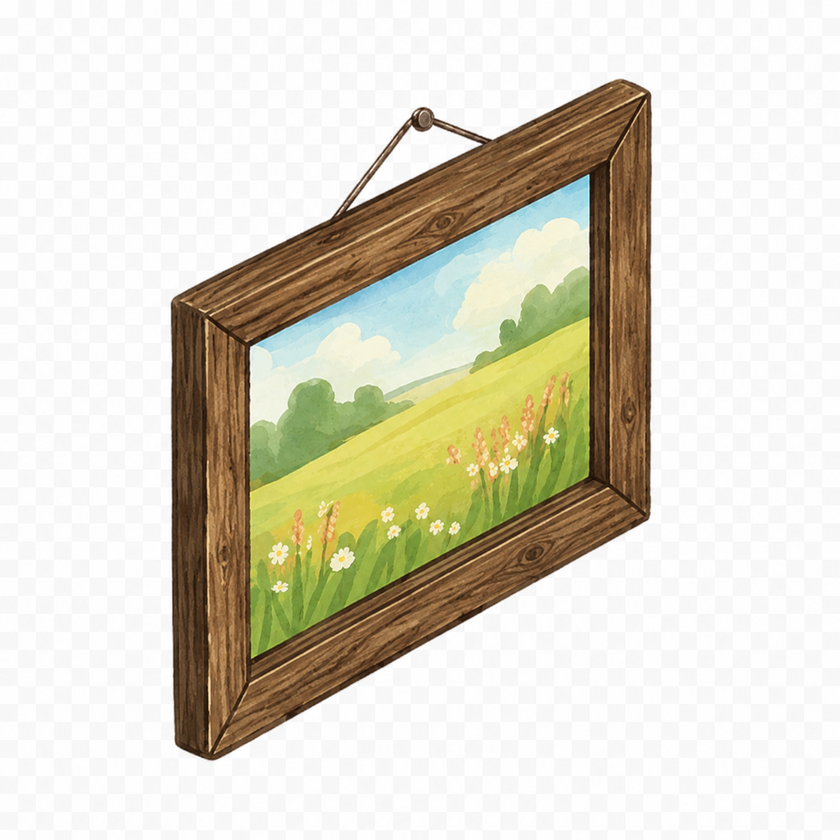
#> input picture assets/ChatGPT Image Jun 13, 2026, 01_02_06 PM (7).png, 840 x 840 px, shrunk from 1254 x 1254 before the run
$ python erode_edge.py '../../assets/ChatGPT Image Jun 13, 2026, 01_02_06 PM (7).png'
#> lines starting #> are read from the running program, lines starting #| are printed output that depends on the picture
#!/usr/bin/env python3
"""Erode a transparent sprite's alpha edge, in place — kills baked-in chroma fringe.

An upscaled or pre-keyed drop can carry an OPAQUE halo ring (art blended with the old
chroma background) that no distance keyer can clear without eating same-hue art (e.g.
#FF00FF fringe vs the palette's rare purple). The ring lives in the outermost pixels, so
a small alpha EROSION removes it colour-blind: shrink alpha by `radius` px (min filter),
then soften the new edge with a 1 px blur. Colours are untouched; only alpha changes.

  python3 games/tools/erode_edge.py <png> [png ...] [--radius 2]

Deterministic: same input + radius -> same output. Part of the intake toolset
(docs/design/art-style-guide.md §8); run --import / make import after.
"""
import argparse
import sys

from PIL import Image, ImageFilter


def erode_edge(path: str, radius: int) -> None:
#> called with radius = 2
    im = Image.open(path).convert("RGBA")
    r, g, b, a = im.split()
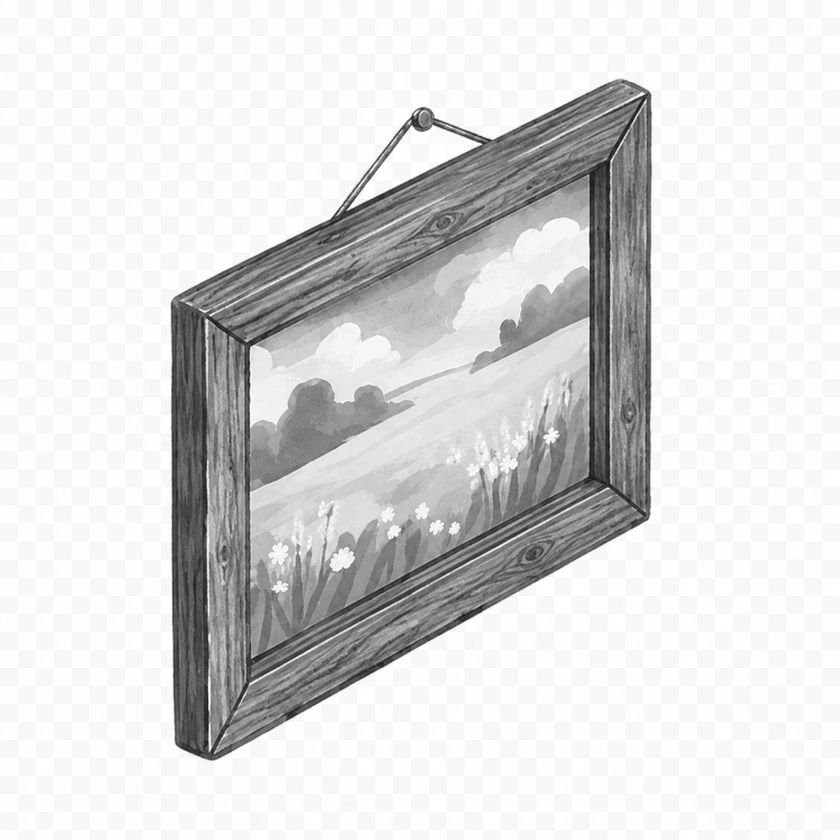
#> r: PIL image 840x840 L; min 18, max 255, mean 218.4
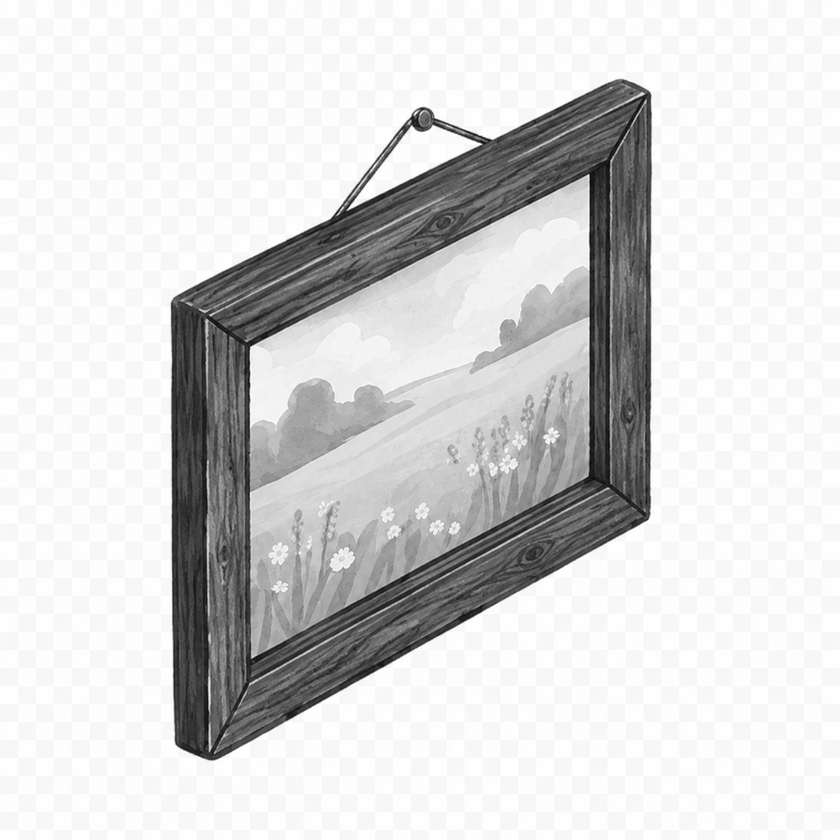
#> g: PIL image 840x840 L; min 9, max 255, mean 214.2
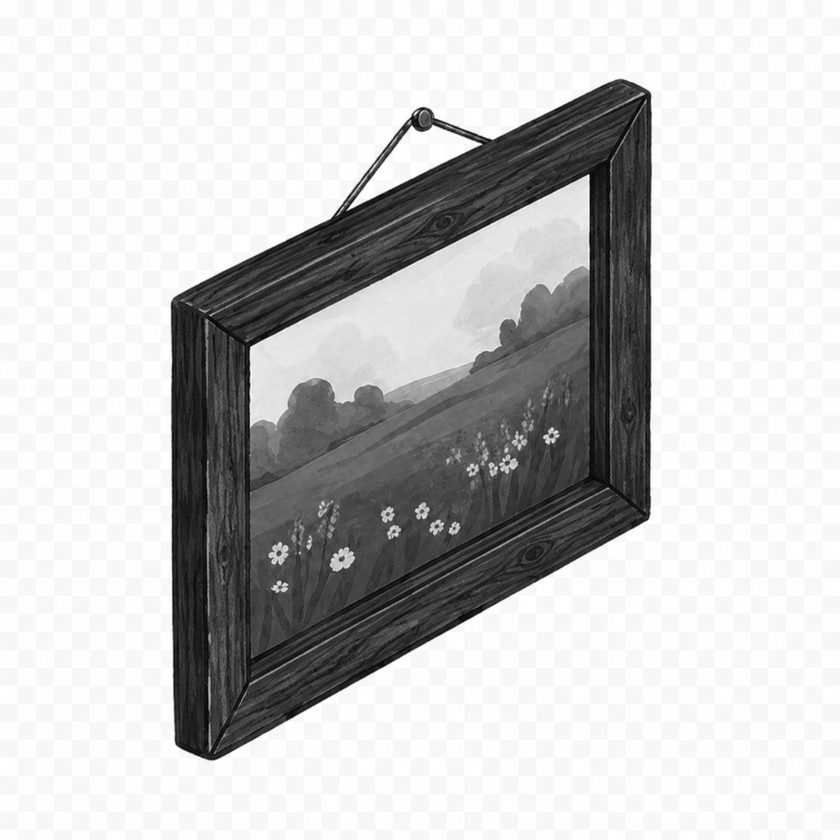
#> b: PIL image 840x840 L; min 1, max 255, mean 198.6
#> a: PIL image 840x840 L; every value is 255
    # MinFilter kernel size must be odd: 2*radius+1 erodes by `radius` px
    a = a.filter(ImageFilter.MinFilter(2 * radius + 1))
    a = a.filter(ImageFilter.GaussianBlur(1))
    Image.merge("RGBA", (r, g, b, a)).save(path)
    print(f"erode_edge {path} — alpha eroded {radius}px + 1px soften")


def main(argv=None) -> int:
    ap = argparse.ArgumentParser(description=__doc__.splitlines()[0])
    ap.add_argument("paths", nargs="+")
    ap.add_argument("--radius", type=int, default=2)
    args = ap.parse_args(argv)
    for p in args.paths:
        erode_edge(p, args.radius)
    return 0


if __name__ == "__main__":
    sys.exit(main())
#> (the program exits here)
